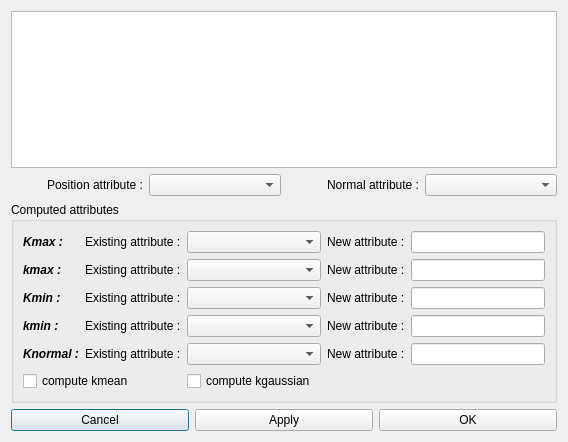
<?xml version="1.0" encoding="UTF-8"?>
<ui version="4.0">
 <class>Dialog_ComputeCurvature</class>
 <widget class="QDialog" name="Dialog_ComputeCurvature">
  <property name="geometry">
   <rect>
    <x>0</x>
    <y>0</y>
    <width>568</width>
    <height>442</height>
   </rect>
  </property>
  <property name="windowTitle">
   <string>Compute Curvature</string>
  </property>
  <layout class="QGridLayout" name="gridLayout_2">
   <item row="0" column="0">
    <widget class="QListWidget" name="list_maps"/>
   </item>
   <item row="1" column="0">
    <layout class="QHBoxLayout" name="horizontalLayout">
     <item>
      <widget class="QLabel" name="label_2">
       <property name="text">
        <string>Position attribute :</string>
       </property>
       <property name="alignment">
        <set>Qt::AlignRight|Qt::AlignTrailing|Qt::AlignVCenter</set>
       </property>
      </widget>
     </item>
     <item>
      <widget class="QComboBox" name="combo_positionAttribute">
       <property name="sizePolicy">
        <sizepolicy hsizetype="Preferred" vsizetype="Fixed">
         <horstretch>0</horstretch>
         <verstretch>0</verstretch>
        </sizepolicy>
       </property>
      </widget>
     </item>
     <item>
      <widget class="QLabel" name="label_14">
       <property name="text">
        <string>Normal attribute :</string>
       </property>
       <property name="alignment">
        <set>Qt::AlignRight|Qt::AlignTrailing|Qt::AlignVCenter</set>
       </property>
      </widget>
     </item>
     <item>
      <widget class="QComboBox" name="combo_normalAttribute">
       <property name="sizePolicy">
        <sizepolicy hsizetype="Preferred" vsizetype="Fixed">
         <horstretch>0</horstretch>
         <verstretch>0</verstretch>
        </sizepolicy>
       </property>
      </widget>
     </item>
    </layout>
   </item>
   <item row="2" column="0">
    <widget class="QGroupBox" name="groupBox">
     <property name="title">
      <string>Computed attributes</string>
     </property>
     <layout class="QGridLayout" name="gridLayout">
      <item row="0" column="0">
       <widget class="QLabel" name="label_4">
        <property name="font">
         <font>
          <weight>75</weight>
          <italic>true</italic>
          <bold>true</bold>
         </font>
        </property>
        <property name="text">
         <string>Kmax :</string>
        </property>
       </widget>
      </item>
      <item row="0" column="1">
       <widget class="QLabel" name="label_3">
        <property name="text">
         <string>Existing attribute :</string>
        </property>
       </widget>
      </item>
      <item row="0" column="2">
       <widget class="QComboBox" name="combo_KmaxAttribute">
        <property name="sizePolicy">
         <sizepolicy hsizetype="Expanding" vsizetype="Fixed">
          <horstretch>0</horstretch>
          <verstretch>0</verstretch>
         </sizepolicy>
        </property>
       </widget>
      </item>
      <item row="0" column="3">
       <widget class="QLabel" name="label">
        <property name="text">
         <string>New attribute :</string>
        </property>
       </widget>
      </item>
      <item row="0" column="4">
       <widget class="QLineEdit" name="KmaxAttributeName"/>
      </item>
      <item row="1" column="0">
       <widget class="QLabel" name="label_10">
        <property name="font">
         <font>
          <weight>75</weight>
          <italic>true</italic>
          <bold>true</bold>
         </font>
        </property>
        <property name="text">
         <string>kmax :</string>
        </property>
       </widget>
      </item>
      <item row="1" column="1">
       <widget class="QLabel" name="label_9">
        <property name="text">
         <string>Existing attribute :</string>
        </property>
       </widget>
      </item>
      <item row="1" column="2">
       <widget class="QComboBox" name="combo_kmaxAttribute">
        <property name="sizePolicy">
         <sizepolicy hsizetype="Expanding" vsizetype="Fixed">
          <horstretch>0</horstretch>
          <verstretch>0</verstretch>
         </sizepolicy>
        </property>
       </widget>
      </item>
      <item row="1" column="3">
       <widget class="QLabel" name="label_8">
        <property name="text">
         <string>New attribute :</string>
        </property>
       </widget>
      </item>
      <item row="1" column="4">
       <widget class="QLineEdit" name="kmaxAttributeName"/>
      </item>
      <item row="2" column="0">
       <widget class="QLabel" name="label_7">
        <property name="font">
         <font>
          <weight>75</weight>
          <italic>true</italic>
          <bold>true</bold>
         </font>
        </property>
        <property name="text">
         <string>Kmin :</string>
        </property>
       </widget>
      </item>
      <item row="2" column="1">
       <widget class="QLabel" name="label_6">
        <property name="text">
         <string>Existing attribute :</string>
        </property>
       </widget>
      </item>
      <item row="2" column="2">
       <widget class="QComboBox" name="combo_KminAttribute">
        <property name="sizePolicy">
         <sizepolicy hsizetype="Expanding" vsizetype="Fixed">
          <horstretch>0</horstretch>
          <verstretch>0</verstretch>
         </sizepolicy>
        </property>
       </widget>
      </item>
      <item row="2" column="3">
       <widget class="QLabel" name="label_5">
        <property name="text">
         <string>New attribute :</string>
        </property>
       </widget>
      </item>
      <item row="2" column="4">
       <widget class="QLineEdit" name="KminAttributeName"/>
      </item>
      <item row="3" column="0">
       <widget class="QLabel" name="label_13">
        <property name="font">
         <font>
          <weight>75</weight>
          <italic>true</italic>
          <bold>true</bold>
         </font>
        </property>
        <property name="text">
         <string>kmin :</string>
        </property>
       </widget>
      </item>
      <item row="3" column="1">
       <widget class="QLabel" name="label_12">
        <property name="text">
         <string>Existing attribute :</string>
        </property>
       </widget>
      </item>
      <item row="3" column="2">
       <widget class="QComboBox" name="combo_kminAttribute">
        <property name="sizePolicy">
         <sizepolicy hsizetype="Expanding" vsizetype="Fixed">
          <horstretch>0</horstretch>
          <verstretch>0</verstretch>
         </sizepolicy>
        </property>
       </widget>
      </item>
      <item row="3" column="3">
       <widget class="QLabel" name="label_11">
        <property name="text">
         <string>New attribute :</string>
        </property>
       </widget>
      </item>
      <item row="3" column="4">
       <widget class="QLineEdit" name="kminAttributeName"/>
      </item>
      <item row="4" column="0">
       <widget class="QLabel" name="label_15">
        <property name="font">
         <font>
          <weight>75</weight>
          <italic>true</italic>
          <bold>true</bold>
         </font>
        </property>
        <property name="text">
         <string>Knormal :</string>
        </property>
       </widget>
      </item>
      <item row="4" column="1">
       <widget class="QLabel" name="label_17">
        <property name="text">
         <string>Existing attribute :</string>
        </property>
       </widget>
      </item>
      <item row="4" column="2">
       <widget class="QComboBox" name="combo_KnormalAttribute">
        <property name="sizePolicy">
         <sizepolicy hsizetype="Expanding" vsizetype="Fixed">
          <horstretch>0</horstretch>
          <verstretch>0</verstretch>
         </sizepolicy>
        </property>
       </widget>
      </item>
      <item row="4" column="3">
       <widget class="QLabel" name="label_16">
        <property name="text">
         <string>New attribute :</string>
        </property>
       </widget>
      </item>
      <item row="4" column="4">
       <widget class="QLineEdit" name="KnormalAttributeName"/>
      </item>
      <item row="5" column="0" colspan="2">
       <widget class="QCheckBox" name="check_computeKmean">
        <property name="text">
         <string>compute kmean</string>
        </property>
       </widget>
      </item>
      <item row="5" column="2" colspan="2">
       <widget class="QCheckBox" name="check_computeKgaussian">
        <property name="text">
         <string>compute kgaussian</string>
        </property>
       </widget>
      </item>
     </layout>
    </widget>
   </item>
   <item row="3" column="0">
    <layout class="QHBoxLayout" name="horizontalLayout_2">
     <item>
      <widget class="QPushButton" name="button_cancel">
       <property name="text">
        <string>Cancel</string>
       </property>
      </widget>
     </item>
     <item>
      <widget class="QPushButton" name="button_apply">
       <property name="text">
        <string>Apply</string>
       </property>
      </widget>
     </item>
     <item>
      <widget class="QPushButton" name="button_ok">
       <property name="text">
        <string>OK</string>
       </property>
      </widget>
     </item>
    </layout>
   </item>
  </layout>
 </widget>
 <resources/>
 <connections>
  <connection>
   <sender>button_ok</sender>
   <signal>clicked()</signal>
   <receiver>Dialog_ComputeCurvature</receiver>
   <slot>accept()</slot>
   <hints>
    <hint type="sourcelabel">
     <x>232</x>
     <y>283</y>
    </hint>
    <hint type="destinationlabel">
     <x>140</x>
     <y>156</y>
    </hint>
   </hints>
  </connection>
  <connection>
   <sender>button_cancel</sender>
   <signal>clicked()</signal>
   <receiver>Dialog_ComputeCurvature</receiver>
   <slot>reject()</slot>
   <hints>
    <hint type="sourcelabel">
     <x>52</x>
     <y>283</y>
    </hint>
    <hint type="destinationlabel">
     <x>140</x>
     <y>156</y>
    </hint>
   </hints>
  </connection>
 </connections>
</ui>
